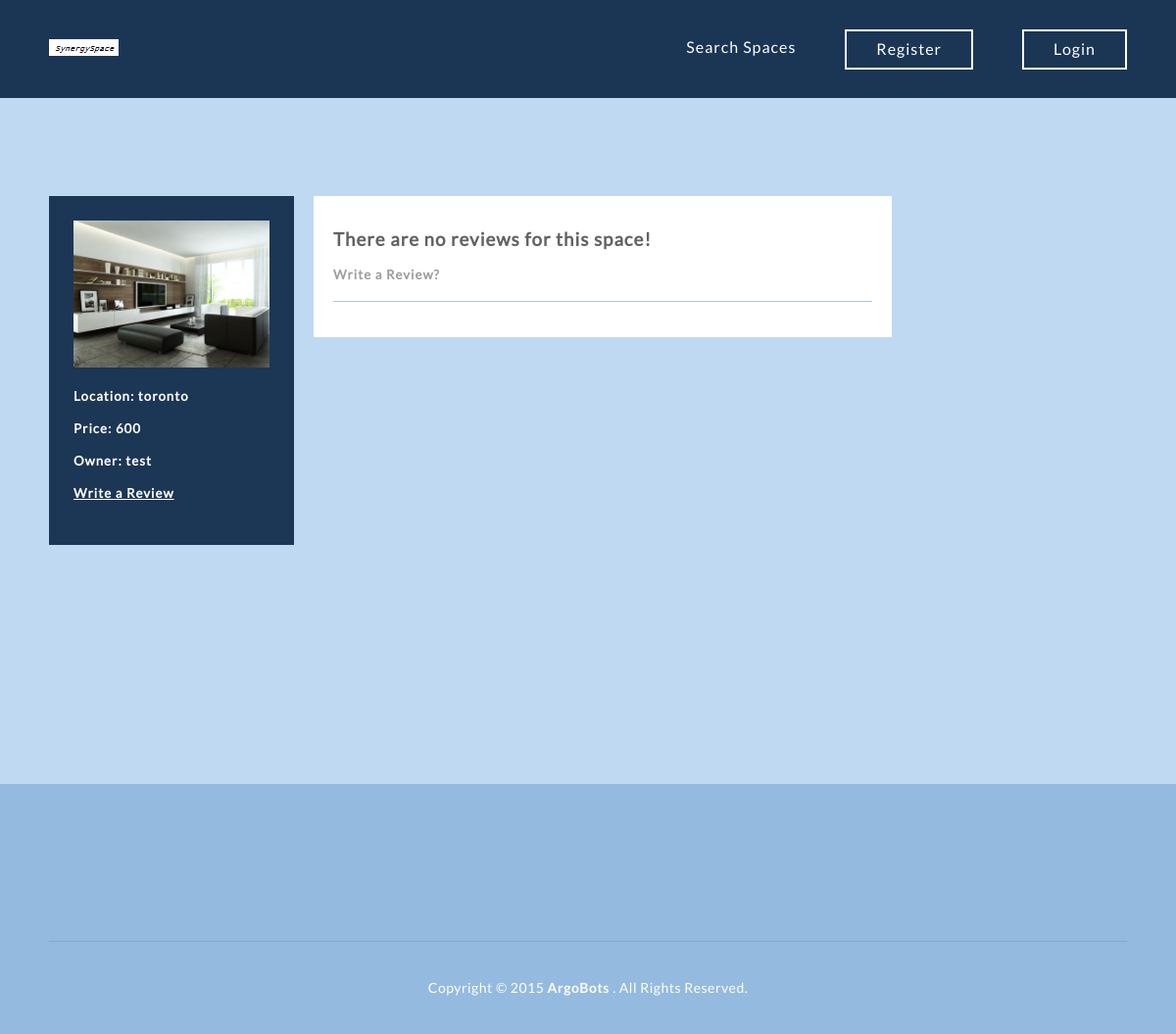
Page /reviews.php?sid=17 on the committed database.
### tables this page shows
CREATE TABLE IF NOT EXISTS `space` (
`sid` int(11) NOT NULL,
  `name` varchar(80) NOT NULL,
  `location` varchar(46) NOT NULL,
  `price` int(11) NOT NULL,
  `description` text NOT NULL,
  `ownerusername` varchar(16) NOT NULL,
  `photo` varchar(16) NOT NULL
);

### reviews.php (the view, shortened to what this page needs)
<!DOCTYPE html>
<html lang="en">
<head>
	<link rel="stylesheet" type="text/css" href="css/reset.css">
	<link rel="stylesheet" type="text/css" href="css/responsive.css">
	<link rel="stylesheet" type="text/css" href="css/formpages.css">
	<link rel="stylesheet" type="text/css" href="css/profpages.css">
</head>
<body>
	<section class="topper">
		<?php require('header.php');?>
		<?php
			if (isset($_GET['sid'])) {
				$sid = $_GET['sid'];
				$sid = htmlspecialchars($sid);
				$raw_results = mysql_query("SELECT * FROM space
						WHERE sid='".$sid."'");
				$results = mysql_fetch_array($raw_results);
				}
		?>
		<section class="logform">
		<div class="wrapper">
			<div class="profiles">
			<div class="backlinks">
				<div class="insidelinks">
					<img src="img/property_1.jpg" width="200" alt="Thumb!" />
					<h5> Location: <?php
						echo "".$results['location']."";
					?>
					</h5>
					<h5> Price: <?php
						echo "".$results['price']."";
					?>
					</h5>
					<h5> Owner: <?php
						echo "".$results['ownerusername']."";
						?>
					</h5>
					<h5><a href="addreview.php?sid=<?=$sid?>">Write a Review</a></h5>
				</div>
			</div>
			<?php
			if (isset($_GET['sid'])) {
				$sid = $_GET['sid'];
				$sid = htmlspecialchars($sid);
				$reviewresults = mysql_query("SELECT * FROM review
						WHERE sid='".$sid."'");
				if(mysql_num_rows($reviewresults) > 0){
					while($review = mysql_fetch_array($reviewresults)){ ?>
						<div class="mainprof">
							<h3>Rating: <?=$review['score']?>/10</h3>
							<h4><?=$review['reviewerusername']?></h4>
							<hr class="profbreak" />
							<p><?=$review['description']?></p>
						</div>
						<br>
					<?php
					}
				}else{  ?>
					<div class="mainprof">
						<h3>There are no reviews for this space!</h3>
						<h5><a href="addreview.php?sid=<?=$sid?>">Write a Review?</a></h5>
						<hr class="profbreak" />
					</div>
					<br>
				<?php
				}
			}
			?>
			</div>
		</div>
	</section>
</body>
</html>

### css/responsive.css (style rules this page uses)
body { background: #fff; }
.wrapper { max-width: 1100px; margin: 0 auto; position: relative; }
h1, h2, h3, h4, h5 ,h6 { color: #626262; font-family: "lato-regular", Helvetica, Arial, sans-serif; letter-spacing: 1px; }
h3 { font-size: 1.17em; margin: .83em 0 }
h5 { font-size: .83em; margin: 1.5em 0 }
h1, h2, h3, h4, h5, h6 { font-weight: bolder }
.topper { width: 100%; height: 200px; position: relative; background: #1C3655; background-size: cover; -webkit-background-size: cover; -moz-background-size: cover; -o-background-size: cover; }
footer { padding-top: 100px; background: #95badf; }
footer .copyrights { display: block; text-align: center; padding: 40px 0; margin-top: 60px; color: #fff; font-family: "lato-regular", Helvetica, Arial, sans-serif; font-size: 14px; letter-spacing: .5px; border-top: 1px solid #82abd4; }
footer .copyrights a.ph_link { font-family: "lato-bold", Helvetica, Arial, sans-serif; font-weight: bold; text-decoration: none; }

### css/formpages.css (style rules this page uses)
.logform { width: 100%; height: 300%; background: #bfd9f2; position: relative; padding-top: 100px; }

### css/profpages.css (style rules this page uses)
.profiles { padding: 0 0 0 270px; position: relative; }
.insidelinks { padding: 25px; left: 0; position: relative; top: 0; width: 200px; word-wrap: break-word; }
.insidelinks h5 { color: #FFFFFF; font-family: "lato-regular", Helvetica, Arial, sans-serif; letter-spacing: 1px; }
hr.profbreak { color: #aac8e4; background-color: #aac8e4; height: 1px; border: 0; width: 550px; }
.mainprof { background-color: #FFFFFF; width: 550px; padding: 20px; word-wrap: break-word; }
.mainprof a { color: #9d9d9d; text-decoration: none; }
.backlinks { width: 250px; left: 0; position: absolute; top: 0; background-color: #1C3655; }

### rows in the picture
space: location "toronto", price "600", ownerusername "test"
